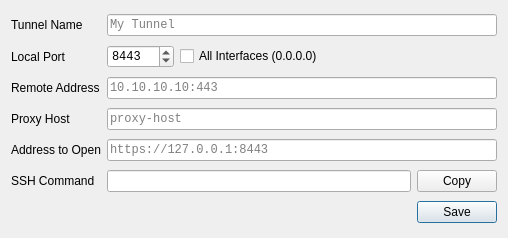
<?xml version="1.0" encoding="UTF-8"?>
<ui version="4.0">
 <class>TunnelConfig</class>
 <widget class="QDialog" name="TunnelConfig">
  <property name="geometry">
   <rect>
    <x>0</x>
    <y>0</y>
    <width>508</width>
    <height>238</height>
   </rect>
  </property>
  <property name="windowTitle">
   <string>Dialog</string>
  </property>
  <layout class="QGridLayout" name="gridLayout">
   <item row="0" column="0">
    <widget class="QLabel" name="label_tunnel_name">
     <property name="text">
      <string>Tunnel Name</string>
     </property>
    </widget>
   </item>
   <item row="0" column="1" colspan="2">
    <widget class="QLineEdit" name="tunnel_name">
     <property name="font">
      <font>
       <family>Monospace</family>
      </font>
     </property>
     <property name="placeholderText">
      <string>My Tunnel</string>
     </property>
    </widget>
   </item>
   <item row="2" column="0">
    <widget class="QLabel" name="label_remote_address">
     <property name="text">
      <string>Remote Address</string>
     </property>
    </widget>
   </item>
   <item row="4" column="0">
    <widget class="QLabel" name="label_browser_open">
     <property name="text">
      <string>Address to Open</string>
     </property>
    </widget>
   </item>
   <item row="1" column="0">
    <widget class="QLabel" name="label_local_port">
     <property name="text">
      <string>Local Port</string>
     </property>
    </widget>
   </item>
   <item row="5" column="1">
    <widget class="QLineEdit" name="ssh_command">
     <property name="font">
      <font>
       <family>Monospace</family>
      </font>
     </property>
     <property name="readOnly">
      <bool>true</bool>
     </property>
    </widget>
   </item>
   <item row="5" column="0">
    <widget class="QLabel" name="label_ssh_command">
     <property name="text">
      <string>SSH Command</string>
     </property>
    </widget>
   </item>
   <item row="3" column="0">
    <widget class="QLabel" name="label_proxy_host">
     <property name="text">
      <string>Proxy Host</string>
     </property>
    </widget>
   </item>
   <item row="5" column="2">
    <widget class="QPushButton" name="copy">
     <property name="text">
      <string>Copy</string>
     </property>
    </widget>
   </item>
   <item row="4" column="1" colspan="2">
    <widget class="QLineEdit" name="browser_open">
     <property name="font">
      <font>
       <family>Monospace</family>
      </font>
     </property>
     <property name="placeholderText">
      <string>https://127.0.0.1:8443</string>
     </property>
    </widget>
   </item>
   <item row="3" column="1" colspan="2">
    <widget class="QLineEdit" name="proxy_host">
     <property name="font">
      <font>
       <family>Monospace</family>
      </font>
     </property>
     <property name="placeholderText">
      <string>proxy-host</string>
     </property>
    </widget>
   </item>
   <item row="2" column="1" colspan="2">
    <widget class="QLineEdit" name="remote_address">
     <property name="font">
      <font>
       <family>Monospace</family>
      </font>
     </property>
     <property name="styleSheet">
      <string notr="true"/>
     </property>
     <property name="placeholderText">
      <string>10.10.10.10:443</string>
     </property>
    </widget>
   </item>
   <item row="6" column="0" colspan="3">
    <layout class="QHBoxLayout" name="horizontalLayout">
     <item>
      <spacer name="horizontalSpacer">
       <property name="orientation">
        <enum>Qt::Horizontal</enum>
       </property>
       <property name="sizeHint" stdset="0">
        <size>
         <width>188</width>
         <height>20</height>
        </size>
       </property>
      </spacer>
     </item>
     <item>
      <widget class="QDialogButtonBox" name="buttonBox">
       <property name="orientation">
        <enum>Qt::Horizontal</enum>
       </property>
       <property name="standardButtons">
        <set>QDialogButtonBox::Save</set>
       </property>
      </widget>
     </item>
    </layout>
   </item>
   <item row="1" column="1" colspan="2">
    <layout class="QHBoxLayout" name="horizontalLayout_2">
     <item>
      <widget class="QSpinBox" name="local_port">
       <property name="font">
        <font>
         <family>Monospace</family>
        </font>
       </property>
       <property name="maximum">
        <number>65365</number>
       </property>
       <property name="singleStep">
        <number>1000</number>
       </property>
       <property name="value">
        <number>8443</number>
       </property>
      </widget>
     </item>
     <item>
      <widget class="QCheckBox" name="all_interfaces">
       <property name="text">
        <string>All Interfaces (0.0.0.0)</string>
       </property>
      </widget>
     </item>
     <item>
      <spacer name="horizontalSpacer_2">
       <property name="orientation">
        <enum>Qt::Horizontal</enum>
       </property>
       <property name="sizeHint" stdset="0">
        <size>
         <width>40</width>
         <height>20</height>
        </size>
       </property>
      </spacer>
     </item>
    </layout>
   </item>
  </layout>
 </widget>
 <tabstops>
  <tabstop>tunnel_name</tabstop>
  <tabstop>local_port</tabstop>
  <tabstop>remote_address</tabstop>
  <tabstop>proxy_host</tabstop>
  <tabstop>browser_open</tabstop>
  <tabstop>ssh_command</tabstop>
  <tabstop>copy</tabstop>
 </tabstops>
 <resources/>
 <connections>
  <connection>
   <sender>buttonBox</sender>
   <signal>accepted()</signal>
   <receiver>TunnelConfig</receiver>
   <slot>accept()</slot>
   <hints>
    <hint type="sourcelabel">
     <x>248</x>
     <y>254</y>
    </hint>
    <hint type="destinationlabel">
     <x>157</x>
     <y>274</y>
    </hint>
   </hints>
  </connection>
  <connection>
   <sender>buttonBox</sender>
   <signal>rejected()</signal>
   <receiver>TunnelConfig</receiver>
   <slot>reject()</slot>
   <hints>
    <hint type="sourcelabel">
     <x>316</x>
     <y>260</y>
    </hint>
    <hint type="destinationlabel">
     <x>286</x>
     <y>274</y>
    </hint>
   </hints>
  </connection>
 </connections>
</ui>
